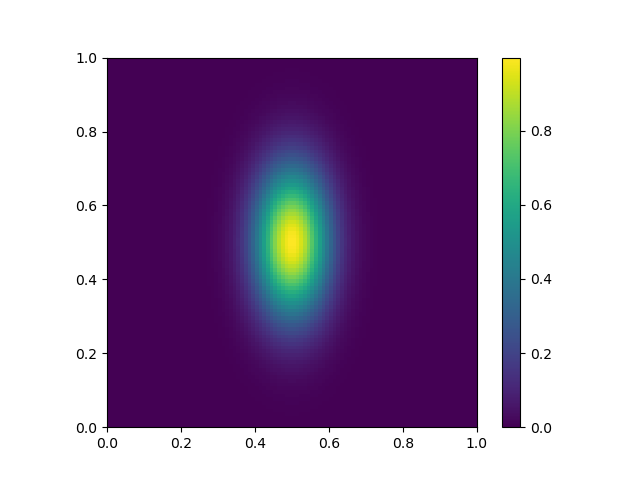

The Python source for this figure:
import numpy as np
import matplotlib.pyplot as plt

def g(x, y):
    return np.exp(-((x - 0.5)**2) / 0.1**2 - ((y - 0.5)**2) / 0.2**2)

N = 100
xmin = 0.0
xmax = 1.0
x = np.linspace(xmin, xmax, N)
y = x.copy()

xv, yv = np.meshgrid(x, y)

fig, ax = plt.subplots()

im = ax.imshow(g(xv, yv), origin="lower", extent=[xmin, xmax, xmin, xmax])
fig.colorbar(im, ax=ax)

fig.savefig("heatmap.png")
